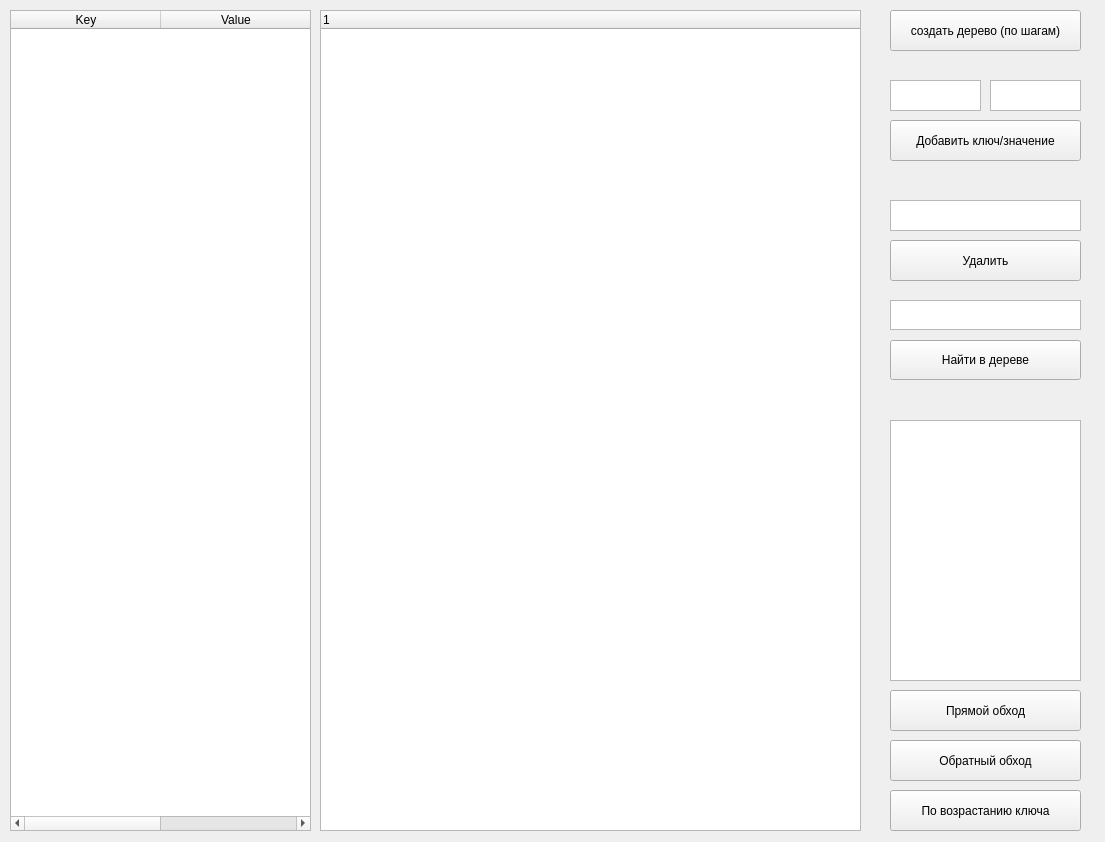
<?xml version="1.0" encoding="UTF-8"?>
<ui version="4.0">
 <class>mainwindow</class>
 <widget class="QWidget" name="mainwindow">
  <property name="geometry">
   <rect>
    <x>0</x>
    <y>0</y>
    <width>1105</width>
    <height>842</height>
   </rect>
  </property>
  <property name="windowTitle">
   <string>mainwindow</string>
  </property>
  <widget class="QPushButton" name="fillbasetreepushButton">
   <property name="geometry">
    <rect>
     <x>890</x>
     <y>10</y>
     <width>191</width>
     <height>41</height>
    </rect>
   </property>
   <property name="text">
    <string>создать дерево (по шагам)</string>
   </property>
  </widget>
  <widget class="QTreeWidget" name="treeWidget">
   <property name="geometry">
    <rect>
     <x>320</x>
     <y>10</y>
     <width>541</width>
     <height>821</height>
    </rect>
   </property>
   <column>
    <property name="text">
     <string notr="true">1</string>
    </property>
   </column>
  </widget>
  <widget class="QPlainTextEdit" name="plainTextEdit_4">
   <property name="geometry">
    <rect>
     <x>890</x>
     <y>300</y>
     <width>191</width>
     <height>30</height>
    </rect>
   </property>
  </widget>
  <widget class="QTableWidget" name="tableWidget">
   <property name="geometry">
    <rect>
     <x>10</x>
     <y>10</y>
     <width>301</width>
     <height>821</height>
    </rect>
   </property>
   <attribute name="horizontalHeaderDefaultSectionSize">
    <number>150</number>
   </attribute>
   <column>
    <property name="text">
     <string>Key</string>
    </property>
   </column>
   <column>
    <property name="text">
     <string>Value</string>
    </property>
   </column>
  </widget>
  <widget class="QPushButton" name="findpushButton">
   <property name="geometry">
    <rect>
     <x>890</x>
     <y>340</y>
     <width>191</width>
     <height>40</height>
    </rect>
   </property>
   <property name="text">
    <string>Найти в дереве</string>
   </property>
  </widget>
  <widget class="QPushButton" name="getInfo_2pushButton">
   <property name="geometry">
    <rect>
     <x>890</x>
     <y>740</y>
     <width>191</width>
     <height>41</height>
    </rect>
   </property>
   <property name="text">
    <string>Обратный обход</string>
   </property>
  </widget>
  <widget class="QPlainTextEdit" name="showtreeplainTextEdit">
   <property name="geometry">
    <rect>
     <x>890</x>
     <y>420</y>
     <width>191</width>
     <height>261</height>
    </rect>
   </property>
  </widget>
  <widget class="QPlainTextEdit" name="plainTextEdit_3">
   <property name="geometry">
    <rect>
     <x>890</x>
     <y>200</y>
     <width>191</width>
     <height>31</height>
    </rect>
   </property>
  </widget>
  <widget class="QPushButton" name="addnodepushButton">
   <property name="geometry">
    <rect>
     <x>890</x>
     <y>120</y>
     <width>191</width>
     <height>41</height>
    </rect>
   </property>
   <property name="text">
    <string>Добавить ключ/значение</string>
   </property>
  </widget>
  <widget class="QPushButton" name="deletenodepushButton">
   <property name="geometry">
    <rect>
     <x>890</x>
     <y>240</y>
     <width>191</width>
     <height>41</height>
    </rect>
   </property>
   <property name="text">
    <string>Удалить</string>
   </property>
  </widget>
  <widget class="QPushButton" name="getInfo_1pushButton">
   <property name="geometry">
    <rect>
     <x>890</x>
     <y>690</y>
     <width>191</width>
     <height>41</height>
    </rect>
   </property>
   <property name="text">
    <string>Прямой обход</string>
   </property>
  </widget>
  <widget class="QPlainTextEdit" name="plainTextEdit_2">
   <property name="geometry">
    <rect>
     <x>990</x>
     <y>80</y>
     <width>91</width>
     <height>31</height>
    </rect>
   </property>
  </widget>
  <widget class="QPushButton" name="getInfo_3pushButton">
   <property name="geometry">
    <rect>
     <x>890</x>
     <y>790</y>
     <width>191</width>
     <height>41</height>
    </rect>
   </property>
   <property name="text">
    <string>По возрастанию ключа</string>
   </property>
  </widget>
  <widget class="QPlainTextEdit" name="plainTextEdit">
   <property name="geometry">
    <rect>
     <x>890</x>
     <y>80</y>
     <width>91</width>
     <height>31</height>
    </rect>
   </property>
  </widget>
 </widget>
 <resources/>
 <connections/>
</ui>
